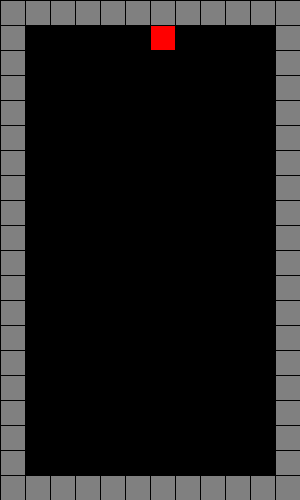
Frame 1 (no input)
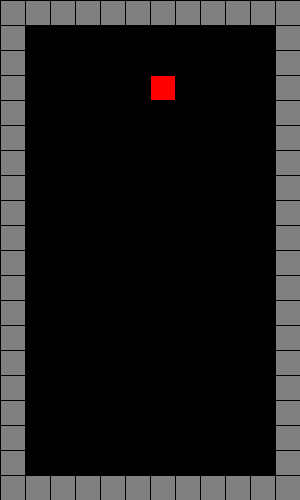
Frame 60 (the mouse pressed at the canvas centre just before this capture)
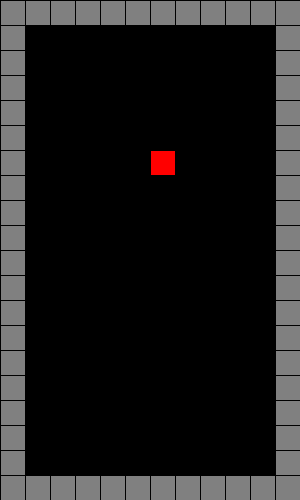
Frame 120 (the mouse held since frame 60 and released just before this capture)

The Processing sketch that drew these frames (run headless with seeded random() and noise(); from frame 60 on, the mouse is pressed at the canvas centre):

// Processing sketch: tetris05
// ── tetris05.pde
//Tetris 俄羅斯方塊
int[][]grid={ //grid[y][x]
  {1,1,1,1,1,1,1,1,1,1,1,1},
  {1,0,0,0,0,0,0,0,0,0,0,1},
  {1,0,0,0,0,0,0,0,0,0,0,1},
  {1,0,0,0,0,0,0,0,0,0,0,1},
  {1,0,0,0,0,0,0,0,0,0,0,1},
  {1,0,0,0,0,0,0,0,0,0,0,1},
  {1,0,0,0,0,0,0,0,0,0,0,1},
  {1,0,0,0,0,0,0,0,0,0,0,1},
  {1,0,0,0,0,0,0,0,0,0,0,1},
  {1,0,0,0,0,0,0,0,0,0,0,1},
  {1,0,0,0,0,0,0,0,0,0,0,1},
  {1,0,0,0,0,0,0,0,0,0,0,1},
  {1,0,0,0,0,0,0,0,0,0,0,1},
  {1,0,0,0,0,0,0,0,0,0,0,1},
  {1,0,0,0,0,0,0,0,0,0,0,1},
  {1,0,0,0,0,0,0,0,0,0,0,1},
  {1,0,0,0,0,0,0,0,0,0,0,1},
  {1,0,0,0,0,0,0,0,0,0,0,1},
  {1,0,0,0,0,0,0,0,0,0,0,1},
  {1,1,1,1,1,1,1,1,1,1,1,1}
};//0:洞,1:磚,2,3,4,5.色彩
void one(int x, int y){
  fill(255,0,0);
  if( grid[y][x]==0 ) rect(x*25,y*25,25,25);
}
void setup(){
  size(300,500);
}//12x20 10x18   (25x25)
void draw(){
  background(0);
  for(int x=0; x<12; x++){
    for(int y=0; y<20; y++){
      if(grid[y][x]==1) fill(128);
      else if(grid[y][x]==2) fill(255,0,0);
      else fill(0);
      rect(x*25, y*25, 25,25);
    }
  }
  one(nowX,nowY);
  if(frameCount%20==0){
    if( grid[nowY+1][nowX]==0 ) nowY++;//if(下面沒有碰到東西) nowY++;
    else{//else 石化
      grid[nowY][nowX]=2;
      nowX=6; nowY=1;
    }
  }
}
int nowX=6, nowY=1;
